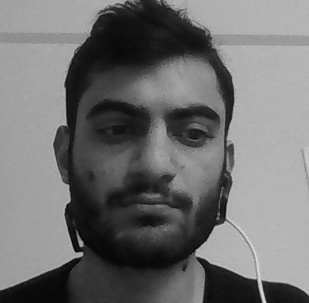
#> input picture yuzverileri/face-1.1.jpg, 309 x 303 px; its folder holds only this picture in this run
$ python Egitme.py
#> lines starting #> are read from the running program, lines starting #| are printed output that depends on the picture
import cv2,os
import numpy as np
from  PIL import Image

recognizer=cv2.face.LBPHFaceRecognizer_create()
cascadePath='face.xml'
faceCascade=cv2.CascadeClassifier(cascadePath)
path='yuzverileri'


def getr_resim_labels(path):
#> called with path = 'yuzverileri'
    image_paths=[os.path.join(path,f)for f in os.listdir(path)]
    images=[]
    labels=[]
    for image_path in image_paths:
        image_pil=Image.open(image_path).convert('L')
#> image_pil is the input picture: PIL image 309x303 L; min 0, max 220, mean 111.6
        image=np.array(image_pil,'uint8')
        nbr=int(os.path.split(image_path)[1].split(".")[0].replace("face-",""))
        faces=faceCascade.detectMultiScale(image)
#> faces = [[52, 52, 203, 203]]
        for (x,y,w,h) in faces:
            images.append(nbr)
            cv2.imshow("resimler eğitmee",image[y:y+h,x:x+w])
            cv2.waitKey(10)
#> this loop made 1 pass
#> pass 1, in getr_resim_labels, `cv2.imshow("resimler eğitmee",image[y:y+h,x:x+w])`:
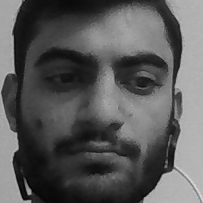
#> window 'resimler eğitmee': shape (203, 203); min 0, max 218, mean 89
#> after the loop, images = [1]
        return images,labels

images,labels=getr_resim_labels(path)
#> images = [1]; labels = []
cv2.imshow("test",images[0])
cv2.waitKey(1)

#> (the run stopped early here; a loop or call above may not have finished)

$ run again, on yuzverileri/face-1.13.jpg
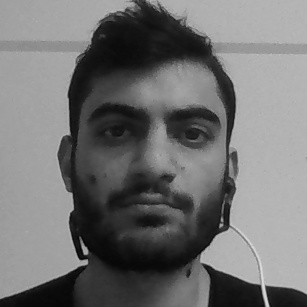
#> input picture yuzverileri/face-1.13.jpg, 307 x 307 px
#> in getr_resim_labels, image_pil is the input picture: PIL image 307x307 L; min 2, max 221, mean 113.7
#> faces = [[52, 52, 204, 204]]
#> the loop in getr_resim_labels, `for (x,y,w,h) in faces:` made 1 pass
#> pass 1, in getr_resim_labels, `cv2.imshow("resimler eğitmee",image[y:y+h,x:x+w])`:
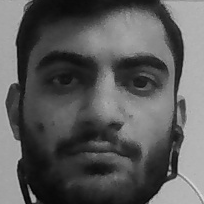
#> window 'resimler eğitmee': shape (204, 204); min 2, max 217, mean 90.2
#> after the loop in getr_resim_labels, `for (x,y,w,h) in faces:`: images = [1]
#> `images,labels=getr_resim_labels(path)`: labels = []
